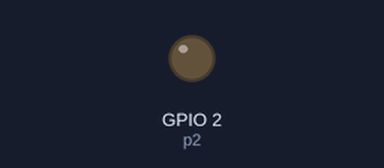
Simulated run of this program. Board: ESP32 board running MicroPython. Parts: output pins drawn as LEDs (lit = HIGH). What the program prints to the serial console is not drawn. At 10.0 s the program stops and its outputs stay as they are.

Above: at 1.1 s.
At 10.1 s:
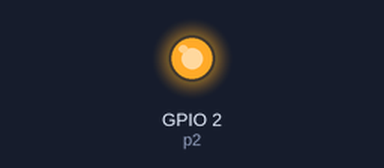
Timing chart, 0 to 11.5 s (numbered marks = the images above):
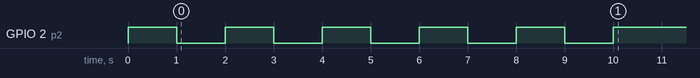

The program:

02-__led_.py
```python
'''
import machine
pin2 = machine.Pin(2,machine.Pin.OUT)
#pin2.value(1)
pin2.off()
'''
#从machine模块导入Pin类，用于操作GPIO引脚。
from machine import Pin
import time
p2 = Pin(2, Pin.OUT, value=1)#创建一个输出引脚对象p5，对应的是GPIO5，并在创建时将其设置为高电平。
'''
while True:
    time.sleep(1)
    p2.value(0)
    time.sleep(1)
    p2.value(1)
'''
for i in range(5):
    time.sleep(1)
    p2.value(0)
    time.sleep(1)
    p2.value(1)
    print(f"第{i+1}次循环")
#p2 = Pin(0, Pin.OUT)#创建一个输出引脚对象p2，对应的是GPIO2。
#p2.on()#将p2引脚设置为"on"（高电平）状态。
#p2.off()#将p2引脚设置为"off"（低电平）状态。
#p2.value(1)#将p2引脚设置为高电平。
```
